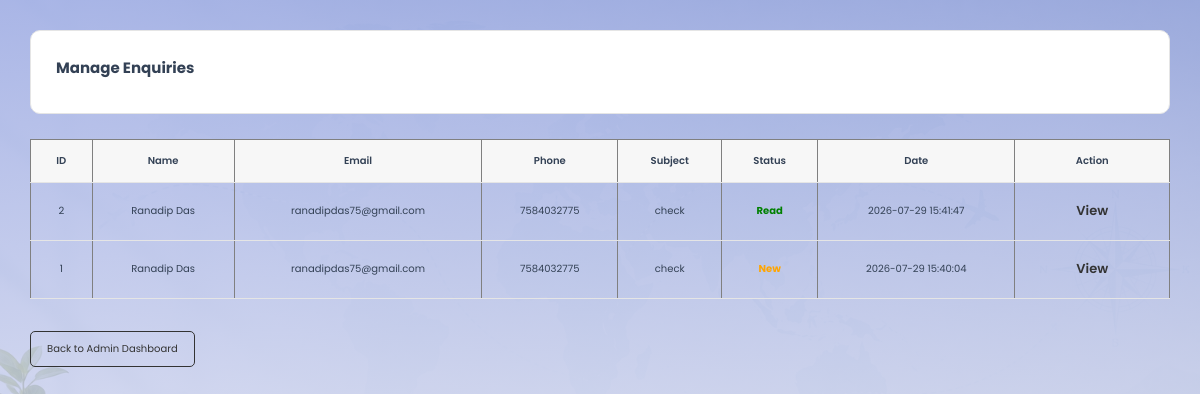
Page /admin/enquiries.php (signed in) on the committed database.
### tables this page shows
CREATE TABLE `enquiries` (
  `id` int(10) UNSIGNED NOT NULL,
  `full_name` varchar(100) NOT NULL,
  `email` varchar(150) NOT NULL,
  `phone` varchar(20) DEFAULT NULL,
  `subject` varchar(200) NOT NULL,
  `message` text NOT NULL,
  `status` enum('New','Read','Closed') DEFAULT 'New',
  `created_at` timestamp NOT NULL DEFAULT current_timestamp()
);

### includes/functions.php (called while the page is built, shortened)
<?php
function e($value): string
{
    return htmlspecialchars((string) $value, ENT_QUOTES, 'UTF-8');
}

### admin/enquiries.php (the view, shortened to what this page needs)
<?php
require_once '../config/database.php';
require_once '../includes/functions.php';
$statement = $pdo->prepare(
    "SELECT
        id,
        full_name,
        email,
        phone,
        subject,
        message,
        status,
        created_at
    FROM enquiries
    ORDER BY created_at DESC"
);
$statement->execute();
$enquiries = $statement->fetchAll(PDO::FETCH_ASSOC);
?>
<!DOCTYPE html>
<html lang="en">
<head>
    <link
        rel="stylesheet"
        href="../assets/css/style.css"
    >
</head>
<body class="admin-dashboard-page">
<section style="padding: 30px;">
<div class="dashboard-header">
    <h2>Manage Enquiries</h2>
    <br>
    <?php if (empty($enquiries)) { ?>
        <p>No enquiries found.</p>
    <?php } else { ?>
    </div>
        <div style="overflow-x: auto;"
        class="table-responsive">
            <table
                border="1"
                cellpadding="10"
                cellspacing="0"
                width="100%"
                class="dashboard-table"
            >
                <thead>
                    <tr>
                        <th>ID</th>
                        <th>Name</th>
                        <th>Email</th>
                        <th>Phone</th>
                        <th>Subject</th>
                        <th>Status</th>
                        <th>Date</th>
                        <th>Action</th>
                    </tr>
                </thead>
                <tbody>
                    <?php foreach ($enquiries as $enquiry) { ?>
                        <tr>
                            <td>
                                <?= e($enquiry['id']) ?>
                            </td>
                            <td>
                                <?= e($enquiry['full_name']) ?>
                            </td>
                            <td>
                                <?= e($enquiry['email']) ?>
                            </td>
                            <td>
                                <?= e($enquiry['phone'] ?? '') ?>
                            </td>
                            <td>
                                <?= e($enquiry['subject']) ?>
                            </td>
                            <td>
                                <?php
                                $status = strtolower($enquiry['status']);
                                if ($status === 'new') {
                                ?>
                                    <span style="color: orange; font-weight: bold;">
                                        New
                                    </span>
                                <?php
                                } elseif ($status === 'read') {
                                ?>
                                    <span style="color: green; font-weight: bold;">
                                        Read
                                    </span>
                                <?php
                                } else {
                                ?>
                                    <span style="color: gray; font-weight: bold;">
                                        Closed
                                    </span>
                                <?php } ?>
                            </td>
                            <td>
                                <?= e($enquiry['created_at']) ?>
                            </td>
                            <td>
                                <a href="view-enquiry.php?id=<?= (int) $enquiry['id'] ?>"
                                class="view-link">
                                View</a>
                            </td>
                        </tr>
                    <?php } ?>
                </tbody>
            </table>
        </div>
    <?php } ?>
    <br><br>
    <a href="dashboard.php"
    class="dashboard-btn">
        Back to Admin Dashboard
    </a>
</section>
</body>
</html>

### assets/css/style.css (style rules this page uses)
:root { --primary:#2563eb; --primary-dark:#1d4ed8; --secondary:#0f172a; --accent:#f59e0b; --text:#334155; --text-light:#64748b; --white:#ffffff; --light:#cad6e1; --border:#e2e8f0; --shadow:0 10px 30px rgba(15,23,42,.08); --shadow-hover:0 20px 40px rgba(15,23,42,.12); --radius:18px; --radius-lg:24px; --transition:all .3s ease; }
* { margin:0; padding:0; box-sizing:border-box; }
html { font-size:62.5%; scroll-behavior:smooth; }
body { font-family:'Poppins', sans-serif; background:var(--white); color:var(--text); overflow-x:hidden; line-height:1.6; }
section { padding:8rem 8%; }
a { text-decoration:none; }
.dashboard-header { display: flex; justify-content: space-between; align-items: center; gap: 20px; padding: 25px; margin-bottom: 25px; background: #fff; border: 1px solid #e5e5e5; border-radius: 10px; }
.dashboard-header h2 { margin-bottom: 8px; }
.dashboard-btn { display: inline-block; padding: 9px 16px; border: 1px solid #333; border-radius: 5px; text-decoration: none; color: #333; }
.dashboard-table { width: 100%; border-collapse: collapse; }
.dashboard-table th, .dashboard-table td { padding: 13px 15px; border-bottom: 1px solid #e5e5e5; text-align:center; align-items: center; }
.dashboard-table th { background: #f7f7f7; font-weight: 600; }
.view-link { display: inline-block; padding:5px 20px; border: 100% solid #333; color: #333; text-decoration: none; font-size: 13px; font-weight: 600; align-content: center; }
.admin-dashboard-page { min-height: 100vh; background: linear-gradient( rgba(151, 166, 225, 0.82), rgba(250, 248, 248, 0.82) ), url('../images/admin-bg.png'); background-size: cover; background-position: center; background-repeat: no-repeat; background-attachment: fixed; }

### rows in the picture
enquiries: id "2", full_name "Ranadip Das", email "ranadipdas75@gmail.com", phone "7584032775", subject "check", status "Read", created_at "2026-07-29 15:41:47"
enquiries: id "1", full_name "Ranadip Das", email "ranadipdas75@gmail.com", phone "7584032775", subject "check", status "New", created_at "2026-07-29 15:40:04"
